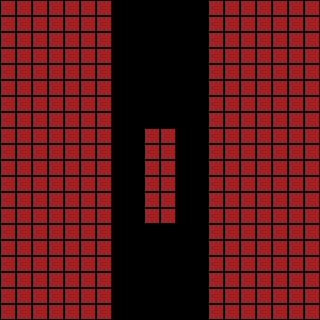

This is a level from a 2D game, rendered from its Tiled map with the project's own tilesets. A one-line summary and the complete map file follow:
An orthogonal 20x20 tile map with 16x16 px tiles, 1 tile layer (Tile Layer 1).

<map version="1.5" tiledversion="1.7.2" orientation="orthogonal" renderorder="right-down" width="20" height="20" tilewidth="16" tileheight="16" infinite="0" nextlayerid="2" nextobjectid="1">
 <tileset firstgid="1" source="Tilesheet.tsx" />
 <layer id="1" name="Tile Layer 1" width="20" height="20">
  <data encoding="csv">
3,3,3,3,3,3,3,0,0,0,0,0,0,3,3,3,3,3,3,3,
3,3,3,3,3,3,3,0,0,0,0,0,0,3,3,3,3,3,3,3,
3,3,3,3,3,3,3,0,0,0,0,0,0,3,3,3,3,3,3,3,
3,3,3,3,3,3,3,0,0,0,0,0,0,3,3,3,3,3,3,3,
3,3,3,3,3,3,3,0,0,0,0,0,0,3,3,3,3,3,3,3,
3,3,3,3,3,3,3,0,0,0,0,0,0,3,3,3,3,3,3,3,
3,3,3,3,3,3,3,0,0,0,0,0,0,3,3,3,3,3,3,3,
3,3,3,3,3,3,3,0,0,0,0,0,0,3,3,3,3,3,3,3,
3,3,3,3,3,3,3,0,0,3,3,0,0,3,3,3,3,3,3,3,
3,3,3,3,3,3,3,0,0,3,3,0,0,3,3,3,3,3,3,3,
3,3,3,3,3,3,3,0,0,3,3,0,0,3,3,3,3,3,3,3,
3,3,3,3,3,3,3,0,0,3,3,0,0,3,3,3,3,3,3,3,
3,3,3,3,3,3,3,0,0,3,3,0,0,3,3,3,3,3,3,3,
3,3,3,3,3,3,3,0,0,3,3,0,0,3,3,3,3,3,3,3,
3,3,3,3,3,3,3,0,0,0,0,0,0,3,3,3,3,3,3,3,
3,3,3,3,3,3,3,0,0,0,0,0,0,3,3,3,3,3,3,3,
3,3,3,3,3,3,3,0,0,0,0,0,0,3,3,3,3,3,3,3,
3,3,3,3,3,3,3,0,0,0,0,0,0,3,3,3,3,3,3,3,
3,3,3,3,3,3,3,0,0,0,0,0,0,3,3,3,3,3,3,3,
3,3,3,3,3,3,3,0,0,0,0,0,0,3,3,3,3,3,3,3
</data>
 </layer>
</map>
